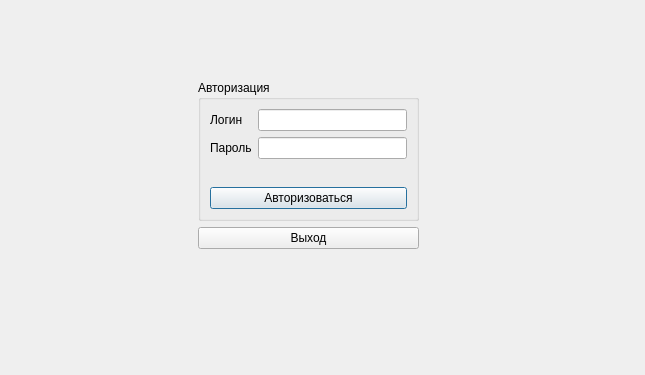
<?xml version="1.0" encoding="UTF-8"?>
<ui version="4.0">
 <class>Autorization</class>
 <widget class="QDialog" name="Autorization">
  <property name="windowModality">
   <enum>Qt::ApplicationModal</enum>
  </property>
  <property name="enabled">
   <bool>true</bool>
  </property>
  <property name="geometry">
   <rect>
    <x>0</x>
    <y>0</y>
    <width>645</width>
    <height>375</height>
   </rect>
  </property>
  <property name="cursor">
   <cursorShape>ArrowCursor</cursorShape>
  </property>
  <property name="mouseTracking">
   <bool>false</bool>
  </property>
  <property name="focusPolicy">
   <enum>Qt::TabFocus</enum>
  </property>
  <property name="windowTitle">
   <string>Введите данные</string>
  </property>
  <property name="windowIcon">
   <iconset resource="resource.qrc">
    <normaloff>:/rec/img/widget.png</normaloff>:/rec/img/widget.png</iconset>
  </property>
  <property name="autoFillBackground">
   <bool>false</bool>
  </property>
  <property name="sizeGripEnabled">
   <bool>false</bool>
  </property>
  <property name="modal">
   <bool>true</bool>
  </property>
  <widget class="QWidget" name="layoutWidget">
   <property name="geometry">
    <rect>
     <x>198</x>
     <y>80</y>
     <width>221</width>
     <height>169</height>
    </rect>
   </property>
   <layout class="QVBoxLayout" name="verticalLayout_5">
    <item>
     <widget class="QGroupBox" name="groupBox">
      <property name="title">
       <string>Авторизация</string>
      </property>
      <layout class="QVBoxLayout" name="verticalLayout_4">
       <item>
        <layout class="QVBoxLayout" name="verticalLayout_3">
         <item>
          <layout class="QFormLayout" name="formLayout">
           <item row="0" column="0">
            <layout class="QVBoxLayout" name="verticalLayout_2">
             <item>
              <widget class="QLabel" name="label">
               <property name="text">
                <string>Логин</string>
               </property>
              </widget>
             </item>
             <item>
              <widget class="QLabel" name="label_2">
               <property name="text">
                <string>Пароль</string>
               </property>
              </widget>
             </item>
            </layout>
           </item>
           <item row="0" column="1">
            <layout class="QVBoxLayout" name="verticalLayout">
             <item>
              <widget class="QLineEdit" name="login"/>
             </item>
             <item>
              <widget class="QLineEdit" name="password"/>
             </item>
            </layout>
           </item>
          </layout>
         </item>
         <item>
          <widget class="QPushButton" name="pushButton">
           <property name="enabled">
            <bool>true</bool>
           </property>
           <property name="cursor">
            <cursorShape>ArrowCursor</cursorShape>
           </property>
           <property name="styleSheet">
            <string notr="true"/>
           </property>
           <property name="text">
            <string>Авторизоваться</string>
           </property>
           <property name="default">
            <bool>false</bool>
           </property>
          </widget>
         </item>
        </layout>
       </item>
      </layout>
     </widget>
    </item>
    <item>
     <widget class="QPushButton" name="pushButton_2">
      <property name="text">
       <string>Выход</string>
      </property>
     </widget>
    </item>
   </layout>
  </widget>
 </widget>
 <resources>
  <include location="resource.qrc"/>
 </resources>
 <connections/>
</ui>
